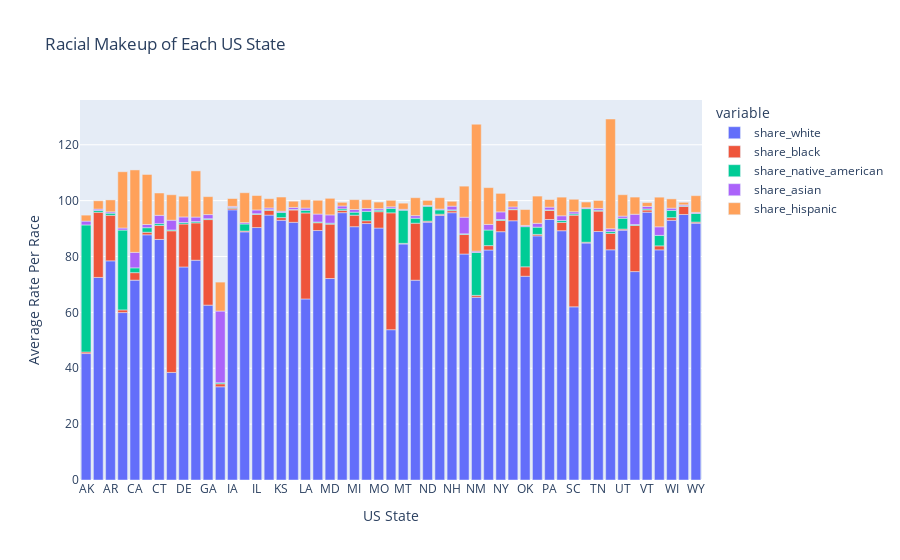

This figure's notebook cell:
### Code cell
race_by_state=df_share_race_city.groupby("Geographic area").mean().round(2).reset_index()
px.bar(race_by_state, x='Geographic area', y=share_cols,
labels={'Geographic area': 'US State', 'value': 'Average Rate Per Race'}, title='Racial Makeup of Each US State')

### Figure 1 — Plotly figure (JSON) as saved in the notebook; plotly's stock layout.template omitted (floating-point values rounded to 4 significant figures)
{"data": [{"alignmentgroup": "True", "hovertemplate": "variable=share_white<br>US State=%{x}<br>Average Rate Per Race=%{y}<extra></extra>", "legendgroup": "share_white", "marker": {"color": "#636efa", "pattern": {"shape": ""}}, "name": "share_white", "offsetgroup": "share_white", "orientation": "v", "showlegend": true, "textposition": "auto", "type": "bar", "x": ["AK", "AL", "AR", "AZ", "CA", "CO", "CT", "DC", "DE", "FL", "GA", "HI", "IA", "ID", "IL", "IN", "KS", "KY", "LA", "MA", "MD", "ME", "MI", "MN", "MO", "MS", "MT", "NC", "ND", "NE", "NH", "NJ", "NM", "NV", "NY", "OH", "OK", "OR", "PA", "RI", "SC", "SD", "TN", "TX", "UT", "VA", "VT", "WA", "WI", "WV", "WY"], "xaxis": "x", "y": [45.26, 72.51, 78.45, 59.93, 71.54, 87.77, 86.11, 38.5, 76.25, 78.67, 62.59, 33.37, 96.71, 88.82, 90.36, 94.82, 92.96, 92.23, 64.81, 89.3, 72.12, 95.69, 90.67, 91.8, 90.18, 53.8, 84.48, 71.52, 92.29, 94.72, 95.68, 80.89, 65.42, 82.33, 88.88, 92.8, 72.93, 87.39, 93.25, 89.23, 61.98, 84.82, 88.95, 82.4, 89.44, 74.6, 95.87, 82.38, 92.96, 95.04, 91.92], "yaxis": "y"}, {"alignmentgroup": "True", "hovertemplate": "variable=share_black<br>US State=%{x}<br>Average Rate Per Race=%{y}<extra></extra>", "legendgroup": "share_black", "marker": {"color": "#EF553B", "pattern": {"shape": ""}}, "name": "share_black", "offsetgroup": "share_black", "orientation": "v", "showlegend": true, "textposition": "auto", "type": "bar", "x": ["AK", "AL", "AR", "AZ", "CA", "CO", "CT", "DC", "DE", "FL", "GA", "HI", "IA", "ID", "IL", "IN", "KS", "KY", "LA", "MA", "MD", "ME", "MI", "MN", "MO", "MS", "MT", "NC", "ND", "NE", "NH", "NJ", "NM", "NV", "NY", "OH", "OK", "OR", "PA", "RI", "SC", "SD", "TN", "TX", "UT", "VA", "VT", "WA", "WI", "WV", "WY"], "xaxis": "x", "y": [0.56, 23.32, 16.3, 0.95, 2.68, 0.92, 4.99, 50.7, 15.39, 13.37, 30.63, 1.07, 0.56, 0.3, 4.7, 1.69, 0.96, 4.42, 30.78, 2.79, 19.46, 0.82, 4.12, 1, 5.86, 41.83, 0.23, 20.4, 0.36, 0.42, 0.72, 6.98, 0.67, 1.57, 4.01, 3.96, 3.38, 0.53, 3.27, 2.99, 32.83, 0.29, 7.3, 5.87, 0.38, 16.51, 0.77, 1.43, 0.94, 2.92, 0.4], "yaxis": "y"}, {"alignmentgroup": "True", "hovertemplate": "variable=share_native_american<br>US State=%{x}<br>Average Rate Per Race=%{y}<extra></extra>", "legendgroup": "share_native_american", "marker": {"color": "#00cc96", "pattern": {"shape": ""}}, "name": "share_native_american", "offsetgroup": "share_native_american", "orientation": "v", "showlegend": true, "textposition": "auto", "type": "bar", "x": ["AK", "AL", "AR", "AZ", "CA", "CO", "CT", "DC", "DE", "FL", "GA", "HI", "IA", "ID", "IL", "IN", "KS", "KY", "LA", "MA", "MD", "ME", "MI", "MN", "MO", "MS", "MT", "NC", "ND", "NE", "NH", "NJ", "NM", "NV", "NY", "OH", "OK", "OR", "PA", "RI", "SC", "SD", "TN", "TX", "UT", "VA", "VT", "WA", "WI", "WV", "WY"], "xaxis": "x", "y": [45.48, 0.66, 0.76, 28.59, 1.72, 1.62, 0.66, 0.3, 0.52, 0.46, 0.3, 0.39, 0.27, 2.52, 0.26, 0.28, 1.87, 0.21, 0.96, 0.27, 0.34, 0.55, 1.08, 3.36, 0.54, 1.61, 11.87, 1.79, 5.33, 1.56, 0.29, 0.26, 15.34, 5.58, 0.36, 0.22, 14.38, 2.58, 0.16, 0.67, 0.46, 12.03, 0.32, 0.66, 3.87, 0.34, 0.37, 3.75, 2.62, 0.2, 3.08], "yaxis": "y"}, {"alignmentgroup": "True", "hovertemplate": "variable=share_asian<br>US State=%{x}<br>Average Rate Per Race=%{y}<extra></extra>", "legendgroup": "share_asian", "marker": {"color": "#ab63fa", "pattern": {"shape": ""}}, "name": "share_asian", "offsetgroup": "share_asian", "orientation": "v", "showlegend": true, "textposition": "auto", "type": "bar", "x": ["AK", "AL", "AR", "AZ", "CA", "CO", "CT", "DC", "DE", "FL", "GA", "HI", "IA", "ID", "IL", "IN", "KS", "KY", "LA", "MA", "MD", "ME", "MI", "MN", "MO", "MS", "MT", "NC", "ND", "NE", "NH", "NJ", "NM", "NV", "NY", "OH", "OK", "OR", "PA", "RI", "SC", "SD", "TN", "TX", "UT", "VA", "VT", "WA", "WI", "WV", "WY"], "xaxis": "x", "y": [1.38, 0.48, 0.48, 0.73, 5.54, 1.15, 2.99, 3.5, 2, 1.62, 1.49, 25.65, 0.4, 0.49, 1.34, 0.59, 0.43, 0.71, 0.79, 2.84, 2.98, 1.03, 0.95, 1.03, 0.55, 0.55, 0.32, 0.93, 0.29, 0.29, 1.34, 5.94, 0.49, 2.01, 2.72, 0.75, 0.43, 1.38, 0.99, 1.69, 0.74, 0.32, 0.64, 1.01, 0.77, 3.67, 0.91, 3.07, 0.79, 0.34, 0.39], "yaxis": "y"}, {"alignmentgroup": "True", "hovertemplate": "variable=share_hispanic<br>US State=%{x}<br>Average Rate Per Race=%{y}<extra></extra>", "legendgroup": "share_hispanic", "marker": {"color": "#FFA15A", "pattern": {"shape": ""}}, "name": "share_hispanic", "offsetgroup": "share_hispanic", "orientation": "v", "showlegend": true, "textposition": "auto", "type": "bar", "x": ["AK", "AL", "AR", "AZ", "CA", "CO", "CT", "DC", "DE", "FL", "GA", "HI", "IA", "ID", "IL", "IN", "KS", "KY", "LA", "MA", "MD", "ME", "MI", "MN", "MO", "MS", "MT", "NC", "ND", "NE", "NH", "NJ", "NM", "NV", "NY", "OH", "OK", "OR", "PA", "RI", "SC", "SD", "TN", "TX", "UT", "VA", "VT", "WA", "WI", "WV", "WY"], "xaxis": "x", "y": [2.13, 2.98, 4.27, 20.14, 29.51, 17.9, 7.98, 9.1, 7.42, 16.53, 6.42, 10.36, 2.82, 10.7, 5.17, 3.32, 5.07, 2.23, 2.98, 4.93, 5.93, 1.31, 3.54, 3.15, 2.36, 2.32, 2.19, 6.41, 1.82, 4.07, 1.74, 11.12, 45.43, 13.17, 6.63, 2.13, 5.7, 9.75, 2.73, 6.67, 4.48, 2.04, 2.86, 39.28, 7.66, 6.15, 1.38, 10.61, 3.32, 0.9, 5.99], "yaxis": "y"}], "layout": {"barmode": "relative", "legend": {"title": {"text": "variable"}, "tracegroupgap": 0}, "title": {"text": "Racial Makeup of Each US State"}, "xaxis": {"anchor": "y", "domain": [0, 1], "title": {"text": "US State"}}, "yaxis": {"anchor": "x", "domain": [0, 1], "title": {"text": "Average Rate Per Race"}}}}
